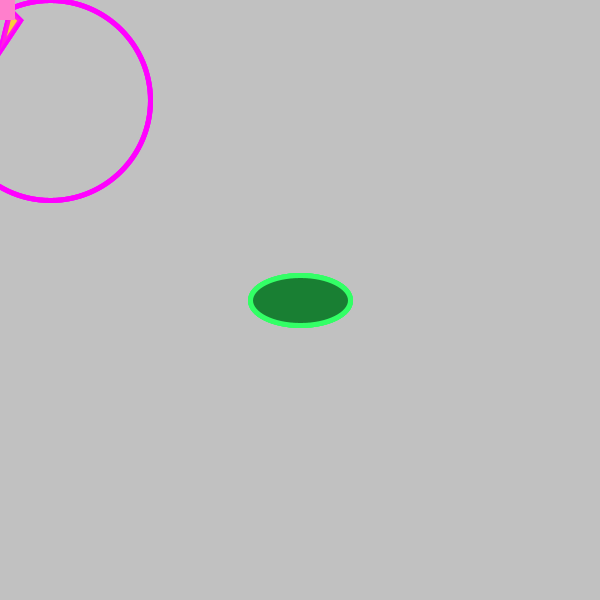
Frame 1 (no input)
Frame 60 (the mouse pressed at the canvas centre just before this capture): identical to frame 1, image omitted
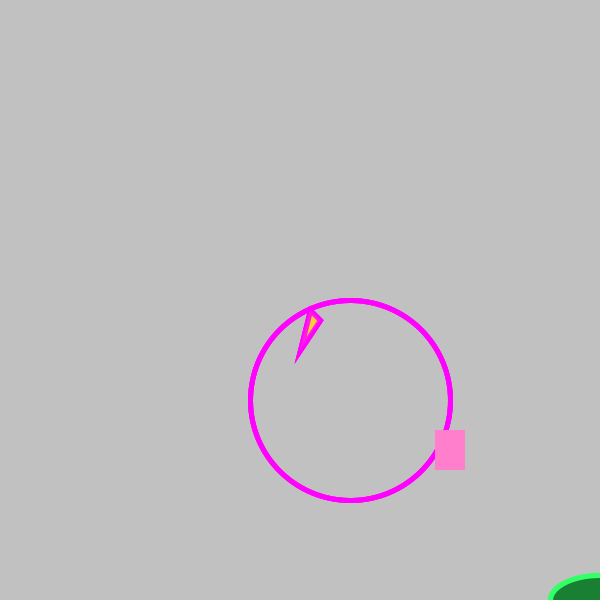
Frame 120 (the mouse held since frame 60 and released just before this capture)

The Processing sketch that drew these frames (run headless with seeded random() and noise(); from frame 60 on, the mouse is pressed at the canvas centre):

// Processing sketch: processing_92788
// ── processing_92788.pde



int circle1X = 50;
int circle1Y;

int boxX, boxY;

int circle2X, circle2Y;





void setup() {
  colorMode(RGB, 100);
  frameRate(30);
  size(600, 600); 

  circle1Y = 100;
  circle2X= width / 2;
  circle2Y = height / 2;
}

void draw() {
  background(76);
  noCursor();

  abstractShapes(mouseX, mouseY);
  abstractShapes(mouseY, mouseY);
  abstractShapes(mouseY, mouseX);
  abstractShapes(mouseX, mouseX);
  println(frameRate);

  return;
}

void abstractShapes(int moveX, int moveY) {


  pushMatrix();
  translate(moveX, moveY);
  boxX = mouseX/2;
  boxY = mouseY/2;

  fill(100, 80, 20, 50);
  stroke(100, 0, 100, 75);
  strokeWeight(5);
  triangle(10, 10, 20, 20, 0, 50);

  noFill();
  ellipse(circle1X, circle1Y, 200, 200);

  fill(100, 50, 80, 100);
  noStroke();
  rectMode(CENTER);
  rect(boxX, boxY, 30, 40);

  fill(10, 50, 20, 100);
  stroke(20, 100, 40);
  strokeWeight(5);
  ellipse(circle2X, circle2Y, 100, 50);
  popMatrix();


  return;
}
